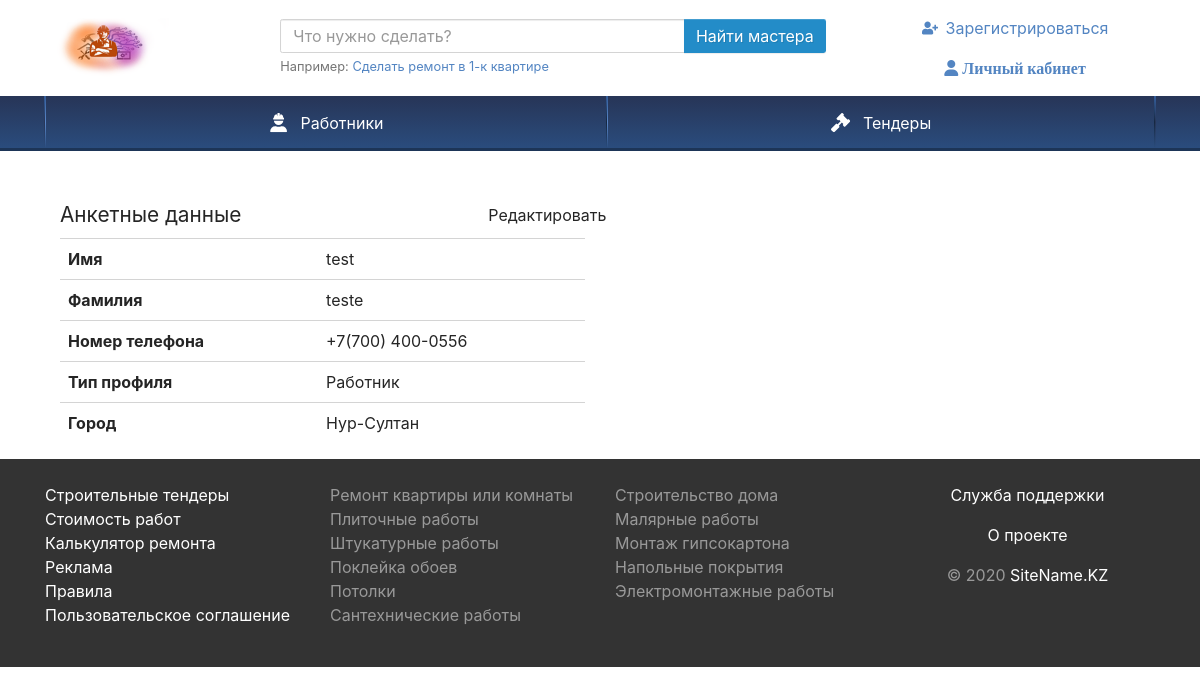
Page /view.php (signed in) on the committed database.
### tables this page shows
CREATE TABLE `users` (
  `ID` int(11) NOT NULL,
  `NAME` varchar(255) NOT NULL,
  `LASTNAME` varchar(255) NOT NULL,
  `PHONE` varchar(255) NOT NULL,
  `TYPE` int(11) NOT NULL,
  `PASSWORD` varchar(255) NOT NULL,
  `STATUS` int(11) NOT NULL,
  `LOCATION` int(11) NOT NULL,
  `ABOUT` mediumtext NOT NULL,
  `AVATAR` varchar(100) NOT NULL
);

CREATE TABLE `dic_country` (
  `ID` int(11) NOT NULL,
  `NAME` varchar(255) NOT NULL
);

### function.php (the view, shortened to what this page needs)
<?php
function Get_user_profile_data($user_id)
{
    require_once 'conn.php';
    $query = "SELECT u.*, d.name FROM `users` u, dic_country d where u.location = d.id and u.id = $user_id";
    $result = mysqli_query($link, $query) or die("Ошибка " . mysqli_error($link));
    $rows = mysqli_fetch_all($result, MYSQLI_ASSOC);
    return  $rows;
}
function Get_user_profile_data_html($user_id)
{
    $result = Get_user_profile_data($user_id);
    $output = '
    <div class="table-responsive">
        <table class="table">
    ';
    foreach($result as $row)
    {
  if($row['TYPE'] == '1') { $type = 'Заказчик';}
  else{ $type = 'Работник'; }
        $output .= '
        <tr>
            <th>Имя</th>
            <td>'.$row["NAME"].'</td>
        </tr>
        <tr>
        <th>Фамилия</th>
        <td>'.$row["LASTNAME"].'</td>
    </tr>
        <tr>
            <th>Номер телефона</th>
            <td>'.$row["PHONE"].'</td>
        </tr>
        <tr>
            <th>Тип профиля</th>
            <td>'.$type.'</td>
        </tr>
        <tr>
            <th>Город</th>
            <td>'.$row["name"].'</td>
        </tr>
        ';
    }
    $output .= '
        </table>
    </div>
    ';
    return $output;
}
?>

### rows in the picture
users: NAME "test", LASTNAME "teste", PHONE "+7(700) 400-0556", TYPE "Работник", dic_country.NAME "Нур-Султан"
